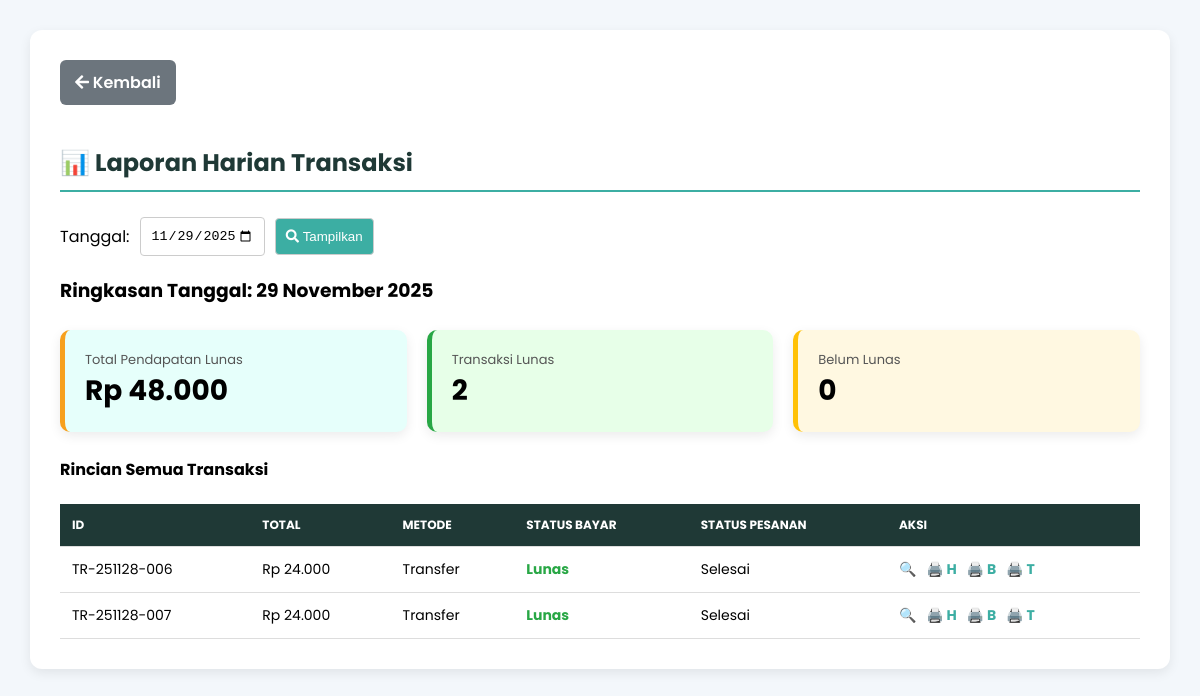
/laporan_harian.php?tanggal=2025-11-29 (signed in), run on the app's committed database.
### tables this page shows
CREATE TABLE `riwayat_transaksi` (
  `id_pembayaran` varchar(50) NOT NULL,
  `nama_pelanggan` varchar(100) NOT NULL,
  `tanggal_bayar` date NOT NULL,
  `total_harga` decimal(15,2) NOT NULL,
  `jumlah_bayar` decimal(15,2) NOT NULL,
  `metode` varchar(50) NOT NULL,
  `status_bayar` enum('Lunas','Belum Lunas') NOT NULL,
  `status_pesanan` enum('Selesai','Proses') NOT NULL,
  `kode_bayar` varchar(50) DEFAULT NULL,
  `rekening_tujuan` varchar(100) DEFAULT NULL
);

### laporan_harian.php (the view, shortened to what this page needs)
<?php
include 'koneksi.php';
$conn = new mysqli($host, $user, $pass, $db);
$tanggal_laporan = $_GET['tanggal'] ?? date('Y-m-d');
$tanggal_laporan_formatted = date('d F Y', strtotime($tanggal_laporan));
$total_pendapatan_hari_ini = 0;
$total_transaksi_lunas = 0;
$total_transaksi_belum_lunas = 0;
$sql_summary = "
    SELECT
        SUM(CASE WHEN status_bayar = 'Lunas' THEN total_harga ELSE 0 END) AS total_pendapatan,
        COUNT(CASE WHEN status_bayar = 'Lunas' THEN 1 END) AS count_lunas,
        COUNT(CASE WHEN status_bayar = 'Belum Lunas' THEN 1 END) AS count_belum_lunas
    FROM riwayat_transaksi
    WHERE tanggal_bayar = ?
";
$stmt = $conn->prepare($sql_summary);
$stmt->bind_param("s", $tanggal_laporan);
$stmt->execute();
$summary = $stmt->get_result()->fetch_assoc();
if ($summary) {
    $total_pendapatan_hari_ini   = $summary['total_pendapatan'] ?? 0;
    $total_transaksi_lunas       = $summary['count_lunas'] ?? 0;
    $total_transaksi_belum_lunas = $summary['count_belum_lunas'] ?? 0;
}
$sql_detail = "SELECT * FROM riwayat_transaksi WHERE tanggal_bayar = ? ORDER BY id_pembayaran ASC";
$stmt = $conn->prepare($sql_detail);
$stmt->bind_param("s", $tanggal_laporan);
$stmt->execute();
$detail_transaksi = $stmt->get_result();
?>
<!DOCTYPE html>
<html lang="id">
<head>
    <link rel="stylesheet" href="https://cdnjs.cloudflare.com/ajax/libs/font-awesome/5.15.4/css/all.min.css">
</head>
<body>
<div class="container">
    <a href="dashboard_kasir.php" class="btn-back">
        <i class="fas fa-arrow-left"></i> Kembali
    </a>
    <h2>📊 Laporan Harian Transaksi</h2>
    <form method="GET" class="filter-form">
        <label>Tanggal:</label>
        <input type="date" name="tanggal" value="<?= $tanggal_laporan; ?>" max="<?= date('Y-m-d'); ?>">
        <button type="submit"><i class="fas fa-search"></i> Tampilkan</button>
    </form>
    <h3>Ringkasan Tanggal: <?= $tanggal_laporan_formatted; ?></h3>
    <div class="summary-cards">
        <div class="summary-card card-income">
            <div class="summary-title">Total Pendapatan Lunas</div>
            <div class="summary-value">Rp <?= number_format($total_pendapatan_hari_ini,0,',','.'); ?></div>
        </div>
        <div class="summary-card card-lunas">
            <div class="summary-title">Transaksi Lunas</div>
            <div class="summary-value"><?= $total_transaksi_lunas; ?></div>
        </div>
        <div class="summary-card card-belum">
            <div class="summary-title">Belum Lunas</div>
            <div class="summary-value"><?= $total_transaksi_belum_lunas; ?></div>
        </div>
    </div>
    <h4>Rincian Semua Transaksi</h4>
    <table>
        <thead>
            <tr>
                <th>ID</th>
                <th>Total</th>
                <th>Metode</th>
                <th>Status Bayar</th>
                <th>Status Pesanan</th>
                <th>Aksi</th>
            </tr>
        </thead>
        <tbody>
        <?php if ($detail_transaksi->num_rows > 0): ?>
            <?php while ($row = $detail_transaksi->fetch_assoc()): ?>
            <tr>
                <td><?= $row['id_pembayaran']; ?></td>
                <td>Rp <?= number_format($row['total_harga'],0,',','.'); ?></td>
                <td><?= $row['metode']; ?></td>
                <td class="<?= $row['status_bayar']=='Lunas'?'status-lunas':'status-belum-lunas'; ?>">
                    <?= $row['status_bayar']; ?>
                </td>
                <td><?= $row['status_pesanan']; ?></td>
                <td>
                    <a href="detail_pesanan.php?id=<?= $row['id_pembayaran']; ?>" class="btn-action-view">🔍</a>
                    <a href="cetak_harian.php?tanggal=<?= $tanggal_laporan; ?>" target="_blank" class="btn-action-view">🖨️ H</a>
                    <a href="cetak_bulanan.php?bulan=<?= date('Y-m', strtotime($tanggal_laporan)); ?>" target="_blank" class="btn-action-view">🖨️ B</a>
                    <a href="cetak_tahunan.php?tahun=<?= date('Y', strtotime($tanggal_laporan)); ?>" target="_blank" class="btn-action-view">🖨️ T</a>
                </td>
            </tr>
            <?php endwhile; ?>
        <?php else: ?>
            <tr><td colspan="6" class="no-data">Tidak ada transaksi</td></tr>
        <?php endif; ?>
        </tbody>
    </table>
</div>
</body>
</html>

### laporan_harian.php (style rules this page uses)
:root { --primary: #3caea3; --secondary: #1f3936; --bg: #f3f7fb; --shadow: 0 4px 12px rgba(0,0,0,0.08); }
body { margin: 0; padding: 30px; font-family: 'Poppins', sans-serif; background: var(--bg); }
.container { max-width: 1400px; margin: auto; background: #fff; padding: 30px; border-radius: 12px; box-shadow: var(--shadow); }
h2 { color: var(--secondary); border-bottom: 2px solid var(--primary); padding-bottom: 10px; margin-bottom: 25px; }
.btn-back { display: inline-block; margin-bottom: 20px; background: #6c757d; color: #fff; padding: 10px 15px; border-radius: 6px; text-decoration: none; font-weight: 600; }
.filter-form { display: flex; gap: 10px; align-items: center; margin-bottom: 20px; }
.filter-form input, .filter-form button { padding: 10px; border-radius: 4px; border: 1px solid #ccc; }
.filter-form button { background: var(--primary); color: #fff; cursor: pointer; }
.summary-cards { display: grid; grid-template-columns: repeat(auto-fit, minmax(250px, 1fr)); gap: 20px; margin: 25px 0; }
.summary-card { padding: 20px; border-radius: 10px; box-shadow: var(--shadow); border-left: 5px solid; }
.card-income { background: #e6fffb; border-color: #f7a01d; }
.card-lunas { background: #e7ffe8; border-color: #28a745; }
.card-belum { background: #fff8e1; border-color: #ffc107; }
.summary-title { font-size: 13px; color: #555; }
.summary-value { font-size: 28px; font-weight: 700; }
table { width: 100%; border-collapse: collapse; margin-top: 15px; font-size: 14px; }
th, td { padding: 12px; border-bottom: 1px solid #ddd; text-align: left; }
th { background: var(--secondary); color: #fff; font-size: 12px; text-transform: uppercase; }
.status-lunas { color: #28a745; font-weight: bold; }
.btn-action-view { font-weight: bold; text-decoration: none; margin-right: 6px; color: var(--primary); }

### data on the page
riwayat_transaksi: id_pembayaran "TR-251128-006", total_harga "24.000", metode "Transfer", status_bayar "Lunas", status_pesanan "Selesai"
riwayat_transaksi: id_pembayaran "TR-251128-007", total_harga "24.000", metode "Transfer", status_bayar "Lunas", status_pesanan "Selesai"

### other printed values
$total_pendapatan_hari_ini "48.000"
$total_transaksi_lunas "2"
$total_transaksi_belum_lunas "0"
